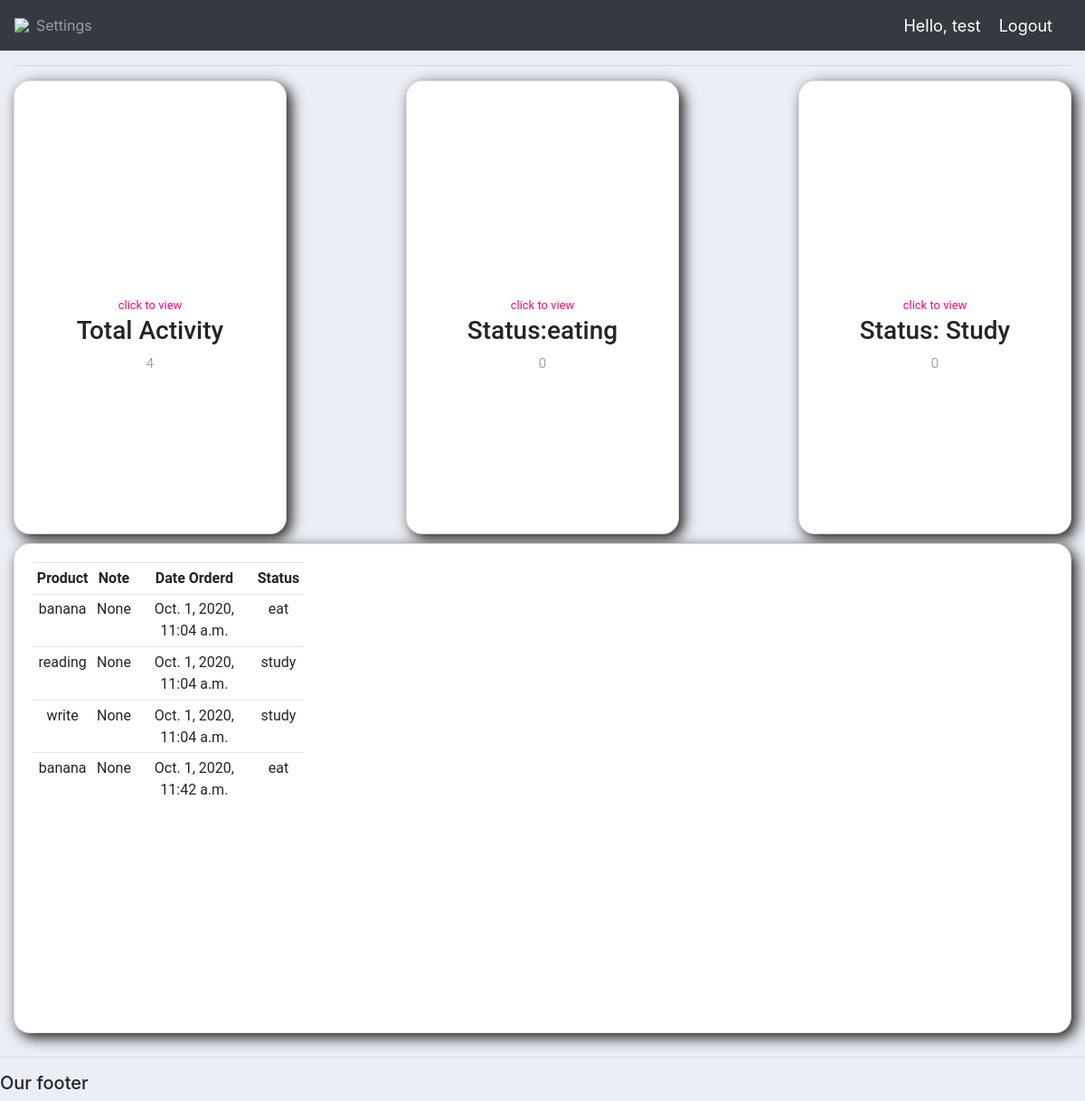
Screenshot of /user/ (signed in) with the database file from the repository.
### accounts/models.py (models this page shows)
class Order(models.Model):
	STATUS = (
			('eat', 'eat'),
			('play', 'play'),
			('study', 'study'),
            ('positive emotion','positive emotion'),
            ('negative emotion','negative emotion'),
			)
	customer = models.ForeignKey(Customer, null=True, on_delete= models.SET_NULL)
	product = models.ForeignKey(Product, null=True, on_delete= models.SET_NULL)
	date_created = models.DateTimeField(auto_now_add=True, null=True)
	status = models.CharField(max_length=200, null=True, choices=STATUS)
	note = models.CharField(max_length=1000, null=True)
	def __str__(self):
		return self.product.name

class Product(models.Model):
	CATEGORY = (
			('Food', 'Food'),
			('Out Door', 'Out Door'),
   	        ('In Door', 'In Door'),
            ('swim', 'swim'),
            ('writing', 'writing'),
            ('Reading', 'Reading'),
            ('Play', 'Play'),
			)
	name = models.CharField(max_length=200, null=True)
	price = models.FloatField(null=True)
	category = models.CharField(max_length=200, null=True, choices=CATEGORY)
	description = models.CharField(max_length=200, null=True, blank=True)
	date_created = models.DateTimeField(auto_now_add=True, null=True)
	tags = models.ManyToManyField(Tag) # A product can be specified by many Tags
	def __str__(self):
		return self.name

### accounts/decorators.py (the view)
		def wrapper_func(request, *args, **kwargs):
			group = None
			if request.user.groups.exists():
				group = request.user.groups.all()[0].name
			if group in allowed_roles:
				return view_func(request, *args, **kwargs)
			else:
				return HttpResponse('You are not authorized to view this page')

### accounts/views.py (called while the page is built)
@login_required(login_url='login')
@allowed_users(allowed_roles=['customer'])
def userPage(request):
	orders = request.user.customer.order_set.all()
	total_orders = orders.count()
	delivered = orders.filter(status='Delivered').count()
	pending = orders.filter(status='Pending').count()
	print('ORDERS:', orders)
	context = {'orders':orders, 'total_orders':total_orders,
	'delivered':delivered,'pending':pending}
	return render(request, 'accounts/user.html', context)

### mytag/templatetags/custom_tags.py (called while the page is built)
@register.filter(needs_autoescape=True)
def initial_letter_filter(text, autoescape=True):
    first, other = text[0], text[1:]
    if autoescape:
        esc = conditional_escape
    else:
        esc = lambda x: x
    result = '<strong>%s</strong>%s' % (esc(first), esc(other))
    return mark_safe(result)

### accounts/templates/accounts/user.html
{%  extends 'accounts/main.html' %}
{% block content %}
{%  include 'accounts/status.html' %}
<div class="row">
	<div class="col-md">
		<div class="card card-body">
			<table class="table table-sm">
				<tr>
					<th>Product</th>
					<th>Note</th>
					<th>Date Orderd</th>
					<th>Status</th>
				</tr>
				{% for order in orders %}
				<tr>
					<td>{{order.product}}</td>
					<td>{{order.note}}</td>
					<td>{{order.date_created}}</td>
					<td>{{order.status}}</td>
				</tr>
				{% endfor %}
			</table>
		</div>
	</div>
</div>
{% endblock content %}

### accounts/templates/accounts/navbar.html (shortened to what this page needs)
{% load static %}
<nav class="navbar navbar-expand-lg navbar-dark bg-dark">
 <img src="{% static 'images/logo.png' %}">
  <div class="collapse navbar-collapse" id="navbarNav">
    <ul class="navbar-nav">
      {% if request.user.is_staff %}
      <li class="nav-item active">
        <a class="nav-link" href="{% url 'home' %}">Dashboard</a>
      </li>
      <li class="nav-item">
        <a class="nav-link" href="{% url 'products' %}">Products</a>
      </li>
      {% else %}
       <li class="nav-item">
        <a class="nav-link" href="{% url 'account' %}">Settings</a>
      </li>
      {% endif %}
    </ul>
  </div>
  <span class="hello-msg">Hello, {{request.user}}</span>
  <span ><a  class="hello-msg" href="{% url 'logout' %}">Logout</a></span>
</nav>

### static/css/main.css (style rules this page uses)
body { background-color: #ebeff5; }

### accounts/templates/accounts/navbar.html (style rules this page uses)
.hello-msg { font-size: 18px; color: #fff; margin-right: 20px; }

### accounts/templates/accounts/status.html (style rules this page uses)
.card { display: grid; grid-template-columns: 300px; grid-template-rows: 210px 210px 80px; grid-template-areas: "image" "text" "stats"; border-radius: 18px; background: white; box-shadow: 5px 5px 15px rgba(0,0,0,0.9); font-family: roboto; text-align: center; margin-bottom: 10px; }

### rows the page displays
Order: product "banana", note "None", date_created "Oct. 1, 2020, 11:04 a.m.", status "eat"
Order: product "reading", note "None", date_created "Oct. 1, 2020, 11:04 a.m.", status "study"
Order: product "write", note "None", date_created "Oct. 1, 2020, 11:04 a.m.", status "study"
Order: product "banana", note "None", date_created "Oct. 1, 2020, 11:42 a.m.", status "eat"

### other values shown
{{ request.user }} "test"
{{ total_orders }} "4"
{{ delivered }} "0"
{{ pending }} "0"
